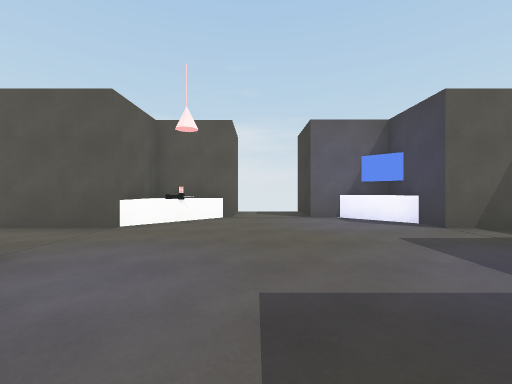
View 1 (above)

17 first-person views from a walk through a scene from a Unity 3-D project. The camera is 1.3 m above the floor, looks level and sees 90° across. The floor is counted in squares, 2 m on a side. Each view is taken from the middle of a square. On the plan, view 1 faces up. The plan holds only what a view shows up to about 9 squares ahead; the rest is blank. The player is left out. Surface patterns are stand-ins for the level's own textures.

View 2
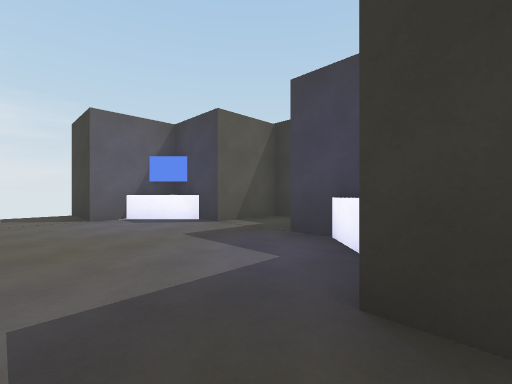

View 3
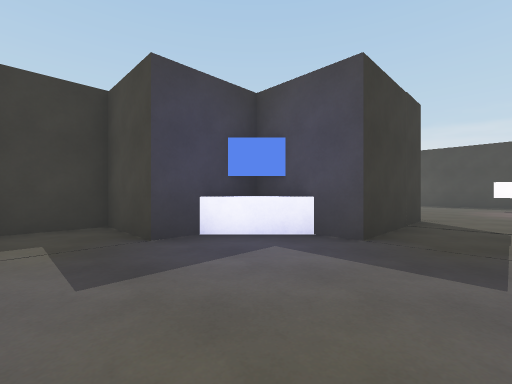

View 4
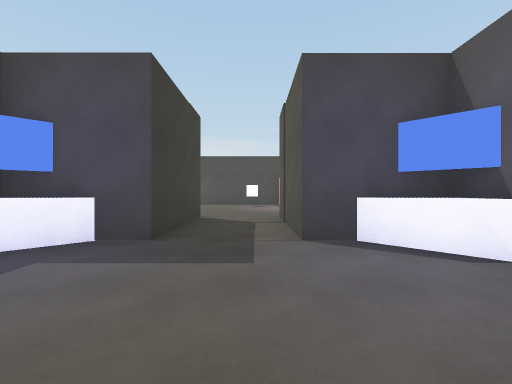

View 5
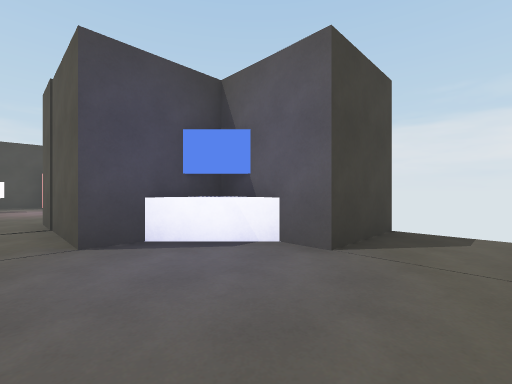

View 6
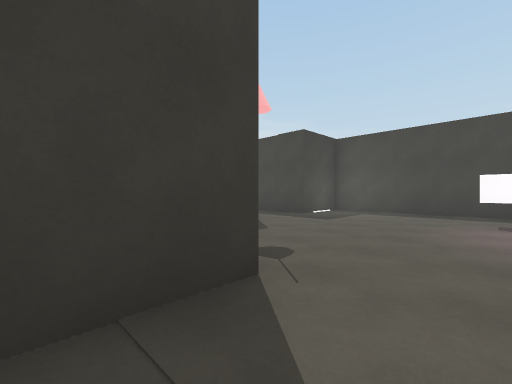

View 7
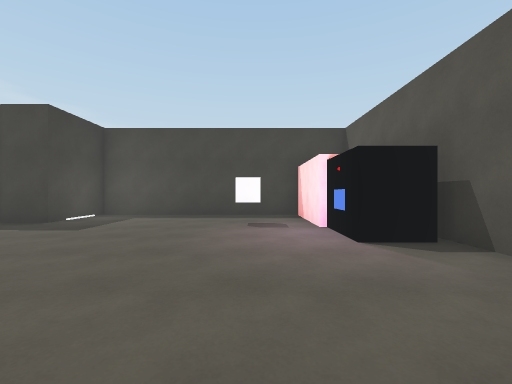

View 8
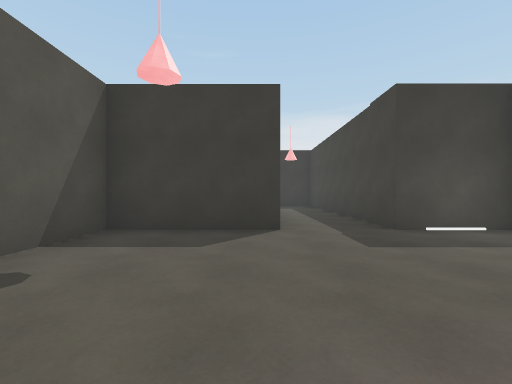

View 9
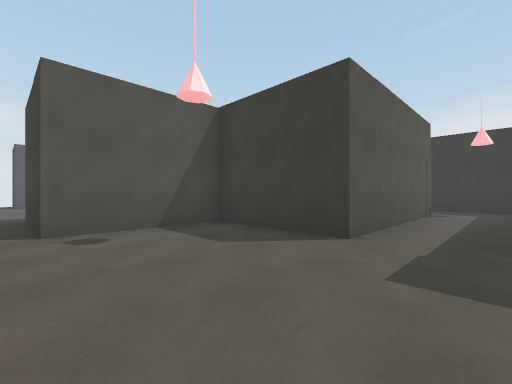

View 10
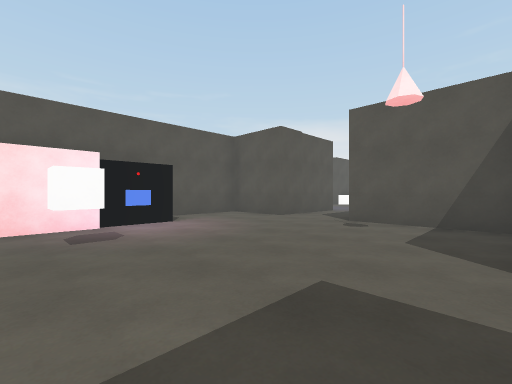

View 11
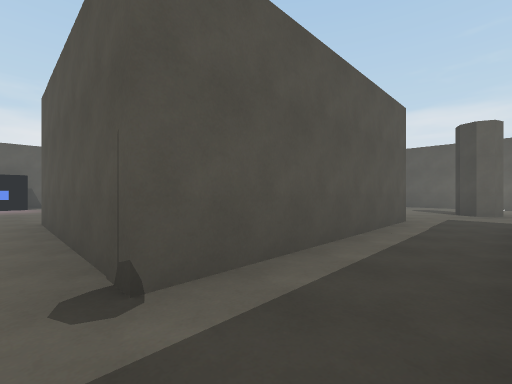

View 12
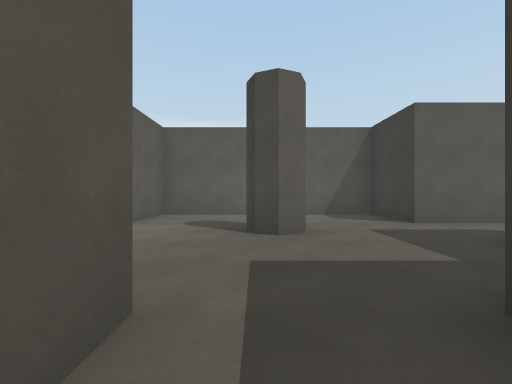

View 13
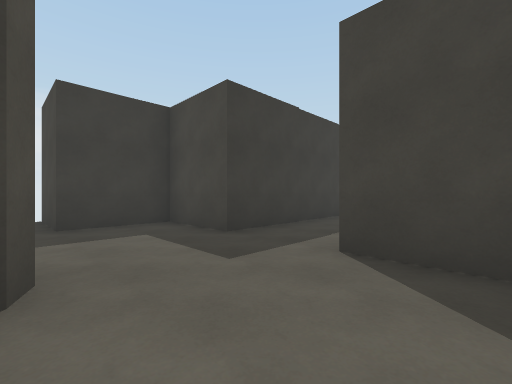

View 14
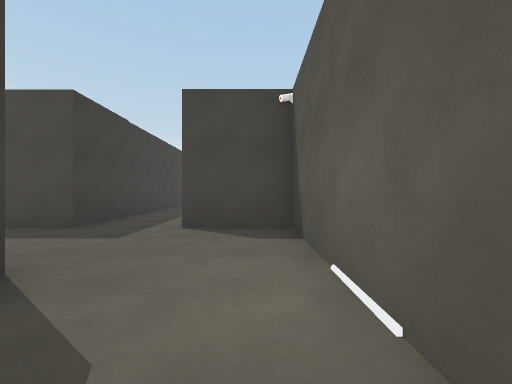

View 15
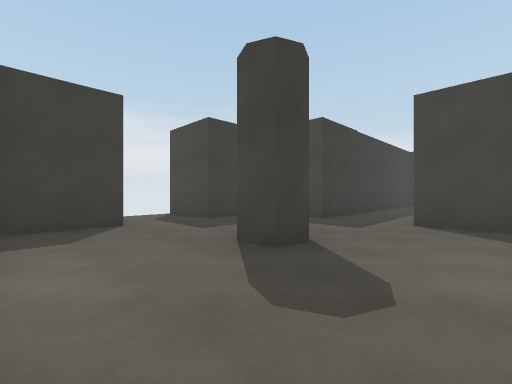

View 16
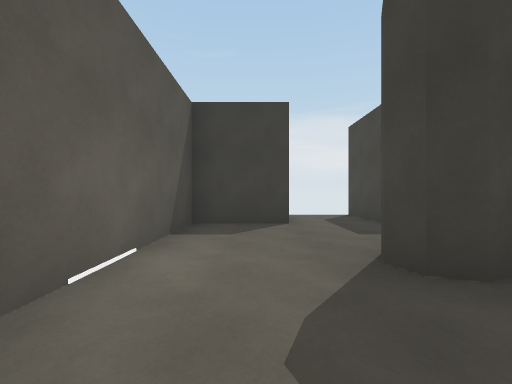

View 17
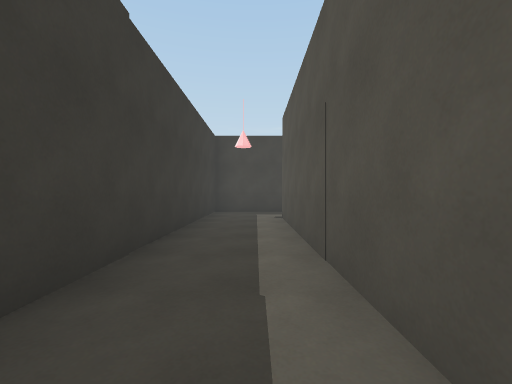

### Floor plan
Ten units are one square. View 1 is at (0, 0); x grows to the right and y downward. Boxes are objects, and circles mark ways between rooms. Rooms are numbered by the first view taken in them; rooms with no view inside come last. Other rooms are left out.
<svg viewBox="-51 -90 210 189">
<path fill="none" stroke="#000" d="M-27 -19 -13 -6M21 -5 34 -18M-8 -66 -26 -48M34 -53 21 -66M-46 -26 -26 -26 -26 -6 -6 -6 -6 24M-6 -84 -6 -66 -26 -66 -26 -46 -46 -46M14 24 14 -6 34 -6 34 -26 53 -26 53 -46 34 -46 34 -66 14 -66 14 -85M-6 24 -26 24 -26 58M-24 53 -12 53 -12 91M-13 94 44 94 44 74 96 74M93 54 44 54 44 24 14 24M103 -28 97 -31 100 -37 103 -38 109 -36 107 -30 103 -28M100 -29 98 -34M153 -43 133 -43 133 -63 73 -63 73 -4 93 -4 93 54M96 74 113 74 113 -4 133 -4 133 -23 154 -23"/>
<rect x="-5" y="65" width="10" height="10" fill="#bbb"><title>other object</title></rect>
<circle cx="5" cy="25" r="3" fill="#2a7"/>
<circle cx="100" cy="65" r="3" fill="#2a7"/>
<text x="0" y="-30">1</text>
<text x="30" y="60">2</text>
<text x="110" y="-10">3</text>
</svg>
Room 1 opens to room 2. Room 2 opens to room 3.

Where each view was taken, in squares from view 1:
view 1: 0 up, 0 right, facing up
view 2: 0 up, 0 right, facing up-right
view 3: 4 up, 0 right, facing down-right
view 4: 4 up, 0 right, facing down
view 5: 4 up, 0 right, facing down-left
view 6: 1 down, 0 right, facing down-right
view 7: 2 down, 0 right, facing down
view 8: 5 down, 0 right, facing right
view 9: 7 down, 1 right, facing up-right
view 10: 8 down, 4 right, facing up-left
view 11: 6 down, 11 right, facing up-left
view 12: 1 down, 10 right, facing up
view 13: 3 up, 8 right, facing down-right
view 14: 5 up, 8 right, facing down
view 15: 6 up, 8 right, facing down-right
view 16: 5 up, 8 right, facing right
view 17: 1 up, 10 right, facing down
